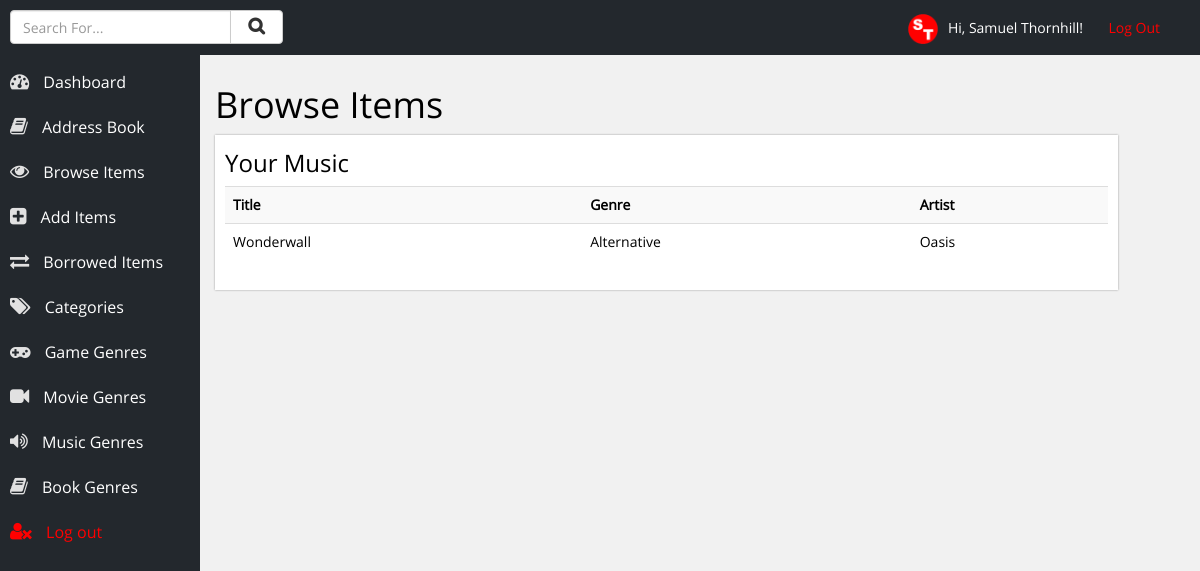
The app's page /items.php?category=6 (signed in) with its own data.
### tables this page shows
CREATE TABLE IF NOT EXISTS `users` (
  `id` int(10) NOT NULL AUTO_INCREMENT,
  `username` varchar(20) NOT NULL,
  `name` varchar(50) NOT NULL,
  `password` varchar(12) NOT NULL,
  PRIMARY KEY (`id`)
);

CREATE TABLE IF NOT EXISTS `categories` (
  `id` int(11) NOT NULL AUTO_INCREMENT,
  `category` varchar(150) NOT NULL,
  PRIMARY KEY (`id`)
);

CREATE TABLE IF NOT EXISTS `items` (
  `id` int(25) NOT NULL AUTO_INCREMENT,
  `item_name` varchar(200) NOT NULL,
  `item_category` int(3) NOT NULL,
  `genre` varchar(50) NOT NULL,
  `type` varchar(50) NOT NULL,
  `album` varchar(100) NOT NULL,
  `track` int(3) NOT NULL,
  `artist` varchar(100) NOT NULL,
  `location` varchar(100) NOT NULL,
  `borrowed` int(1) NOT NULL,
  `author` varchar(100) NOT NULL,
  `isbn` varchar(30) NOT NULL,
  PRIMARY KEY (`id`)
);

CREATE TABLE IF NOT EXISTS `music_genre` (
  `id` int(11) NOT NULL AUTO_INCREMENT,
  `genre_name` varchar(50) NOT NULL,
  PRIMARY KEY (`id`)
);

### inc/account-info.php (called while the page is built, shortened)
<?php
	$loggedIn = $_SESSION['username'];
	$result = mysqli_query($con, "SELECT * FROM users WHERE username = '$loggedIn'");
	while ($row = mysqli_fetch_array($result)) {
		$name = $row['name'];
	}
?>

### inc/results/show-music.php (the view, shortened to what this page needs)
<?php
	$categoryNumber = $_GET['category'];
	$getCategoryName = mysqli_query($con, "SELECT * FROM categories WHERE id='$categoryNumber'");
	while ($row = mysqli_fetch_array($getCategoryName)) {
		$categoryName = $row['category'];
	}
?>
<h3>Your <?php echo $categoryName; ?></h3>
<table class="table table-items table-striped">
	<tr>
		<th>Title</th>
		<th>Genre</th>
		<th>Artist</th>
	</tr>
	<?php
		$result = mysqli_query($con, "SELECT * FROM items WHERE item_category='$categoryNumber' ORDER BY item_name ASC");
		while ($row = mysqli_fetch_array($result)) {
			$genreName = $row['genre'];
			$artist = $row['artist'];
			if($row['borrowed']>0) {
				echo '<tr style="font-weight:bold; color:red; background-color:#e1e1e1;" class="list" onclick="location.href=\'item.php?id=' . $row['id'] . '\'">';
					echo '<td>' . $row['item_name'] . '</td>';
					$getGenreName = mysqli_query($con, "SELECT * FROM music_genre WHERE id='$genreName'");
					while ($row = mysqli_fetch_array($getGenreName)) {
						echo '<td>' . $row['genre_name'] . '</td>';
					}
					echo '<td>' . $artist . '</td>';
				echo '</tr>';
			}
			else {
				echo '<tr class="list" onclick="location.href=\'item.php?id=' . $row['id'] . '\'">';
					echo '<td>' . $row['item_name'] . '</td>';
					$getGenreName = mysqli_query($con, "SELECT * FROM music_genre WHERE id='$genreName'");
					while ($row = mysqli_fetch_array($getGenreName)) {
						echo '<td>' . $row['genre_name'] . '</td>';
					}
					echo '<td>' . $artist . '</td>';
				echo '</tr>';
			}
		}
	?>
</table>

### inc/head.php (shortened to what this page needs)
<!DOCTYPE html>
<html lang="en">
<head>
	<link rel="stylesheet" href="css/bootstrap.min.css" />
	<link rel="stylesheet" href="css/main.css" />
	<link rel="stylesheet" href="css/font-awesome.min.css" />
</head>
<body>
<div class="container-fluid">
	<header>
		<p class="log-out"><img style="max-height:30px; margin-right:10px;" src="images/logo.png" alt="Samuel Thornhill" />Hi, <?php echo $name; ?>! &nbsp; &nbsp; &nbsp; <a href="handlers/log-out.php">Log Out</a></p>
		<div class="row">
			<div class="col-xs-3">
				<p style="">
					<form action="search-results.php" method="POST">
						<div class="input-group">
							<input type="text" class="form-control" name="term" placeholder="Search For..." />
							<span class="input-group-btn">
								<button class="btn btn-default" style="margin-top:-20px;" type="submit" name="submit"><i class="fa fa-search" style="font-weight:bold; padding-left:5px; padding-right:5px; font-size:125%;"></i></button>
							</span>
						</div>
					</form>
				</p>
			</div>
		</div>
	</header>
	<div class="navigation">
		<ul>
			<li><a href="index.php"><i class="fa fa-tachometer"></i> Dashboard</a></li>
			<li><a href="contacts.php"><i class="fa fa-book"></i> Address Book</a></li>
			<li><a href="choose-category.php"><i class="fa fa-eye"></i> Browse Items</a></li>
			<li><a href="add-item.php"><i class="fa fa-plus-square"></i> Add Items</a></li>
			<li><a href="borrowed.php"><i class="fa fa-exchange"></i> Borrowed Items</a></li>
			<li><a href="categories.php"><i class="fa fa-tags"></i> Categories</a></li>
			<li><a href="genre.php?genre=Game"><i class="fa fa-gamepad"></i> Game Genres</a></li>
			<li><a href="genre.php?genre=Movie"><i class="fa fa-video-camera"></i> Movie Genres</a></li>
			<li><a href="genre.php?genre=Music"><i class="fa fa-volume-up"></i> Music Genres</a></li>
			<li><a href="genre.php?genre=Book"><i class="fa fa-book"></i> Book Genres</a></li>
			<li><a style="color:red;" href="handlers/log-out.php"><i style="color:red;" class="fa fa-user-times"></i> Log out</a></li>
		</ul>
	</div>

### css/main.css (style rules this page uses)
body { font-size: 14px; font-family: open-sans; background-color: #f1f1f1; color: black; }
header { width: 100%; background-color: #23282D; height: 55px; line-height: 55px; position: fixed; top: 0px; left: 0px; color: white; z-index: 99; padding-left: 10px; padding-right: 10px; }
header .log-out { float: right; margin-right: 30px; }
header .log-out a { text-decoration: none; color: red; }
.navigation { background-color: #23282D; width: 200px; height: 100%; float: left; position: fixed; top: 0px; left: 0px; padding-top: 40px; color: white; font-size: 16px; }
.navigation ul { list-style-type: none; margin: 0px; padding: 0px; margin-top: 20px; }
.navigation ul li { margin: 0px; padding: 0px; }
.navigation ul li a { color: white; text-decoration: none; height: 45px; line-height: 45px; display: block; padding-left: 10px; }
.navigation ul li a .fa { padding-right: 10px; font-size: 120%; color: #e1e1e1; }
.section h1, .section h2, .section h3, .section h4, .section h5, .section h6 { margin-top: 5px; }

### records on screen
users: name "Samuel Thornhill"
categories: category "Music"
items: item_name "Wonderwall", artist "Oasis"
music_genre: genre_name "Alternative"
